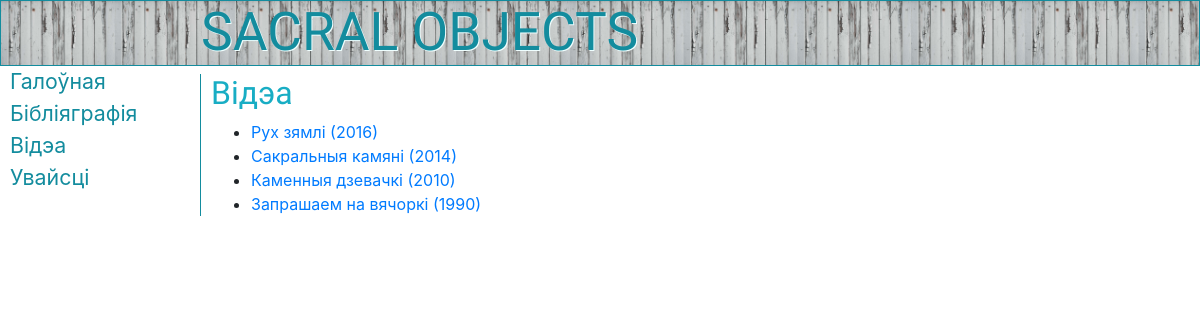
Page /movies/ on the committed database.
### movie/models.py (models this page shows)
class Movie(models.Model):
    DOCUMENTARY = 0
    ART = 1
    NEWSREEL = 2
    REPORTAGE = 3
    RATINGS = (
        (DOCUMENTARY, 'Знята ў час аўтэнтычнага абрада'),
        (ART, 'Мастацкае асэнсаванне'),
        (NEWSREEL, 'Апрацаваны запіс аўтэнтычнага абраду'),
        (REPORTAGE, 'Непасрэдная перадача падзеі'),
    )
    title = models.CharField(max_length=140)
    plot = models.TextField()
    year = models.PositiveIntegerField()
    rating = models.IntegerField(
        choices=RATINGS,
        default=DOCUMENTARY)
    director = models.ManyToManyField(to='volumbf.Authors', related_name='directed_by', blank=True)
    creators = models.ManyToManyField(to='volumbf.Authors', through='Role', related_name='created_by', blank=True)
    website = models.URLField(blank=True)
    objects = MovieManager()
    class Meta:
        ordering = ('-year', 'title')
        verbose_name = 'Фільм'
        verbose_name_plural = 'Фільмы'
    def __str__(self):
        return '{} ({})'.format(self.title, self.year)

### movie/views.py (the view)
# urls.py: path('movies/', views.MovieList.as_view(), name='MovieList'),
class MovieList(ListView):
    model = Movie

### movie/templates/movie/movie_list.html (shortened to what this page needs)
{% extends "layout/basic.html" %}
{% block content %}
<h2>Відэа</h2>
<ul>
   {% for movie in object_list %}
     <li><a href="{%  url 'movie:MovieDetail' pk=movie.id %}">{{ movie }}</a> </li>
   {% endfor %}
</ul>
{% endblock %}

### volumbf/static/volumbf/style.css (style rules this page uses)
.h2, h2 { color: #18ADC4; font-family: 'Pangolin', sans-serif; }

### rows in the picture
Movie: title+year "Рух зямлі (2016)"
Movie: title+year "Сакральныя камяні (2014)"
Movie: title+year "Каменныя дзевачкі (2010)"
Movie: title+year "Запрашаем на вячоркі (1990)"
